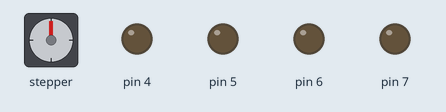
A sketch run on a simulated Arduino Uno, built with avr-gcc and run on an emulated ATmega328P. Parts: stepper motor, output pins drawn as LEDs (lit = HIGH). Wiring (inferred from the names in the program): stepper motor driver (200 steps per turn assumed): step pin 3; direction pin 2. Pins used as bus, display or sensor lines are not drawn; what the sketch prints to the serial monitor is not drawn.

Above: at 0.1 s.
Timing chart, 0 to 1.6 s (numbered marks = the images above):
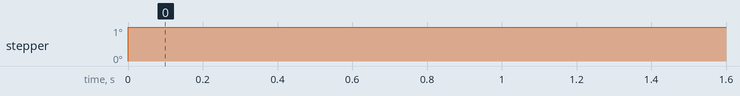

The sketch:

DriveSpeedTest.ino
```cpp
#define noMot 3

struct stepper {
  const int dirPin;
  const int stepPin;
  int delta;
  int curDelta;
}; typedef stepper stepper;

stepper mot1 = {.dirPin=2, .stepPin=3, .delta=0, .curDelta=0,};
stepper mot2 = {.dirPin=4, .stepPin=5, .delta=0, .curDelta=0,};
stepper mot3 = {.dirPin=6, .stepPin=7, .delta=0, .curDelta=0,};

stepper motList[noMot] = {mot1, mot2, mot3};

void setup() {
  Serial.begin(9600);

  int i; // Initialising pins
  for (i=0; i<noMot; i++) {pinMode(motList[i].dirPin, OUTPUT); pinMode(motList[i].stepPin, OUTPUT);}

  digitalWrite(mot1.dirPin, HIGH);
}

void loop() {
  int i;

  for (i=20; i< 255; i+=200) {
    analogWrite(mot1.stepPin, i);
    Serial.println(i);
    delay(5000);
  }
  /*
  // Pulse Setup Phase
  updateDelta()
  for (i=0)
  */
  /*
  for (i=0; i<200; i++) {
    digitalWrite(mot1.dirPin, LOW);

    digitalWrite(mot1.stepPin, HIGH);
    delayMicroseconds(500);
    digitalWrite(mot1.stepPin, LOW);
    delayMicroseconds(1000);
  }
  */
}
```
